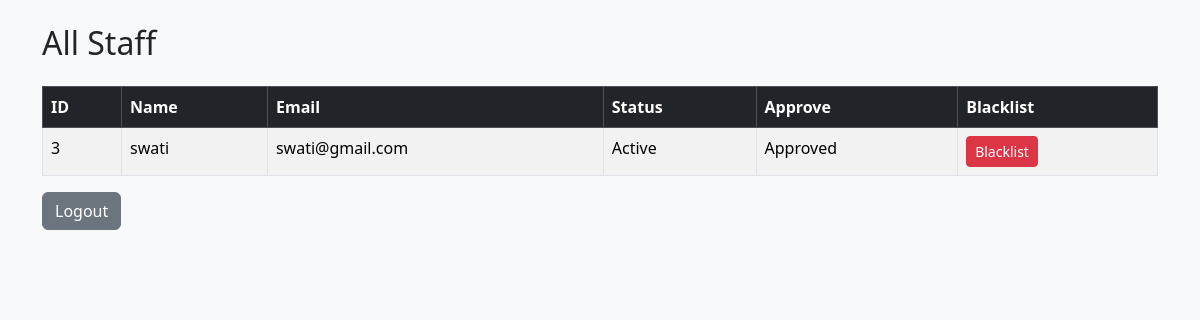
The page /view_staff on the database its author committed.
### models.py (models this page shows)
class User(UserMixin, db.Model):
    __tablename__ = "users"
    id = db.Column(db.Integer, primary_key=True)
    name = db.Column(db.String(100))
    email = db.Column(db.String(100), unique=True)
    password = db.Column(db.String(200))
    role = db.Column(db.String(20))
    status = db.Column(db.String(20), default="Active")

### app.py (the view)
@app.route("/view_staff")
def view_staff():
    staff = User.query.filter_by(role="staff").all()
    return render_template("view_staff.html", staff=staff)

### templates/view_staff.html (shortened to what this page needs)
{% extends "base.html" %}
{% block content %}
<h2 class="mb-4">All Staff</h2>
<table class="table table-bordered table-striped">
<thead class="table-dark">
<tr>
    <th>ID</th>
    <th>Name</th>
    <th>Email</th>
    <th>Status</th>
    <th>Approve</th>
    <th>Blacklist</th>
</tr>
</thead>
<tbody>
{% for s in staff %}
<tr>
<td>{{ s.id }}</td>
<td>{{ s.name }}</td>
<td>{{ s.email }}</td>
<td>{{ s.status }}</td>
<td>
{% if s.status == "pending" %}
<a href="/approve_staff/{{ s.id }}" class="btn btn-success btn-sm">
Approve
</a>
{% else %}
Approved
{% endif %}
</td>
<td>
<a href="/blacklist_staff/{{ s.id }}" class="btn btn-danger btn-sm">
Blacklist
</a>
</td>
</tr>
{% endfor %}
</tbody>
</table>
<a href="/logout" class="btn btn-secondary">Logout</a>
{% endblock %}

### rows shown on the page
User: id "3", name "swati", email "swati@gmail.com", status "Active", shows "Approved"
